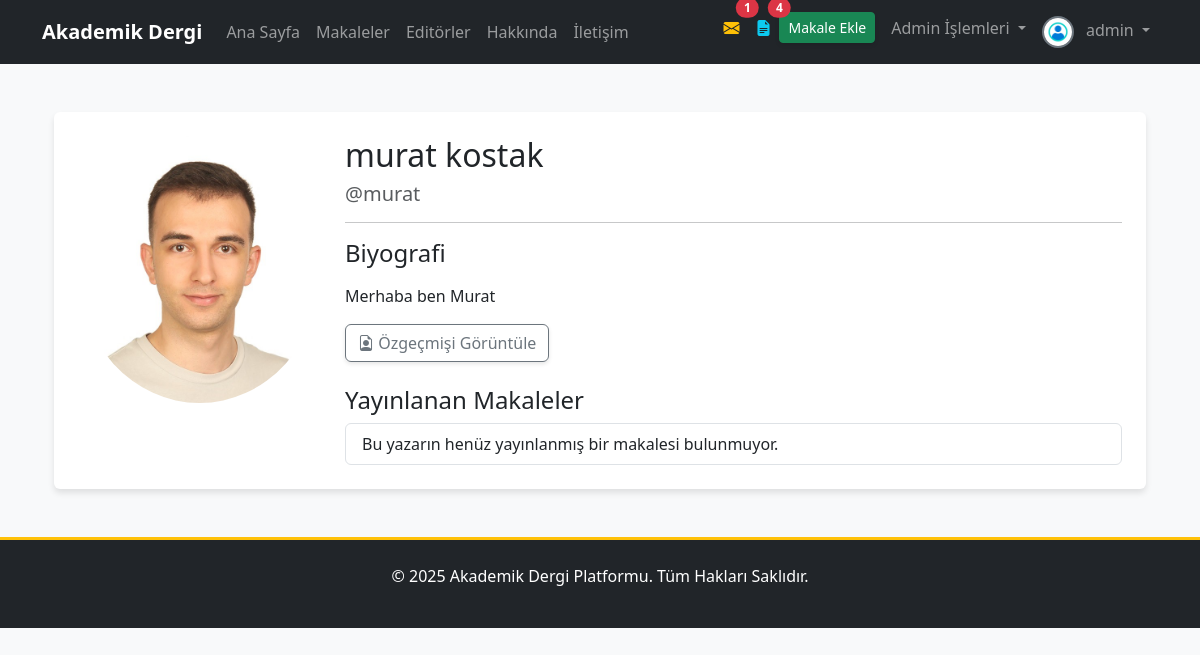
The page /users/profil/murat/ (signed in) on the database its author committed.
### apps/users/models.py (models this page shows, shortened)
class User(AbstractUser):
    email = models.EmailField(unique=True, verbose_name="E-posta Adresi")
    biyografi = models.TextField(blank=True, null=True, verbose_name="Biyografi")
    profile_resmi = models.ImageField(
        upload_to=profile_pic_path,
        default='profile_pics/default.png',
        verbose_name="Profil Resmi"
    )
    resume = models.FileField(
        upload_to=resume_path,
        blank=True,
        null=True,
        verbose_name="Özgeçmiş (PDF)"
    )
    is_editor = models.BooleanField(default=False, verbose_name="Editör Yetkisi")
    goster_editorler_sayfasinda = models.BooleanField(
        default=False,
        verbose_name="Editörler Sayfasında Gösterilsin mi?"
    )
    def get_full_name(self):
        return f"{self.first_name} {self.last_name}".strip()

### apps/users/views.py (the view)
# urls.py: path('profil/', ProfilView.as_view(), name='profil'),
class ProfilView(LoginRequiredMixin, DetailView):
    model = User
    template_name = 'users/profil.html'
    context_object_name = 'profil_kullanici'
    def get_object(self, queryset=None):
        username = self.kwargs.get('username')
        if username:
            return User.objects.get(username=username)
        return self.request.user

### apps/core/context_processors.py (called while the page is built)
def notification_context(request):
    if not request.user.is_authenticated:
        return {}
    user = request.user
    context = {}
    if user.is_superuser:
        context['unread_messages_count'] = IletisimFormu.objects.filter(cevaplandi=False).count()
    else:
        context['unread_messages_count'] = 0
    if user.is_superuser or user.is_editor:
        context['draft_articles_count'] = Makale.objects.filter(goster_makaleler_sayfasinda=False).count()
    else:
        context['draft_articles_count'] = 0
    context['unread_notes_count'] = Makale.objects.filter(
        yazarlar__user_hesabi=user,  # Doğru sorgu: Yazar modeli üzerinden kullanıcı hesabına ulaş
        admin_notu_okundu=False
    ).exclude(admin_notu__isnull=True).exclude(admin_notu__exact='').count()
    return context

### templates/users/profil.html (shortened to what this page needs)
{% extends "base.html" %}
{% block content %}
<div class="container mt-5">
    <div class="card p-4">
        <div class="row">
            <div class="col-md-3 text-center">
                <img src="{{ profil_kullanici.profile_resmi.url }}" class="img-fluid rounded-circle mb-3" alt="Profil Resmi">
            </div>
            <div class="col-md-9">
                <h2>{{ profil_kullanici.get_full_name }}</h2>
                <h5 class="text-muted">@{{ profil_kullanici.username }}</h5>
                <hr>
                <h4>Biyografi</h4>
                <p>{{ profil_kullanici.biyografi|linebreaks|default:"Kullanıcı henüz bir biyografi eklememiş." }}</p>
                {% if profil_kullanici.resume %}
                    <a href="{{ profil_kullanici.resume.url }}" target="_blank" class="btn btn-outline-secondary"><i class="bi bi-file-earmark-person"></i> Özgeçmişi Görüntüle</a>
                {% endif %}
                <h4 class="mt-4">Yayınlanan Makaleler</h4>
                <ul class="list-group">
                    {% for makale in profil_kullanici.makaleler.all %}
                        {% if makale.goster_makaleler_sayfasinda %}
                            <li class="list-group-item">
                                <a href="{% url 'makale_detail' makale.slug %}" class="text-decoration-none">{{ makale.baslik }}</a>
                            </li>
                        {% endif %}
                    {% empty %}
                        <li class="list-group-item">Bu yazarın henüz yayınlanmış bir makalesi bulunmuyor.</li>
                    {% endfor %}
                </ul>
            </div>
        </div>
    </div>
</div>
{% endblock %}

### templates/partials/_navbar.html (shortened to what this page needs)
<nav class="navbar navbar-expand-lg navbar-dark bg-dark">
    <div class="container">
        <a class="navbar-brand" href="{% url 'anasayfa' %}">Akademik Dergi</a>
        <div class="collapse navbar-collapse" id="navbarNav">
            <ul class="navbar-nav me-auto mb-2 mb-lg-0">
                <li class="nav-item"><a class="nav-link" href="{% url 'anasayfa' %}">Ana Sayfa</a></li>
                <li class="nav-item"><a class="nav-link" href="{% url 'makale_list' %}">Makaleler</a></li>
                <li class="nav-item"><a class="nav-link" href="{% url 'editorler' %}">Editörler</a></li>
                <li class="nav-item"><a class="nav-link" href="{% url 'hakkinda' %}">Hakkında</a></li>
                <li class="nav-item"><a class="nav-link" href="{% url 'iletisim' %}">İletişim</a></li>
            </ul>
            <ul class="navbar-nav ms-auto">
                {% if user.is_authenticated %}
                    {% if user.is_superuser and unread_messages_count > 0 %}
                    <li class="nav-item">
                        <a href="{% url 'dashboard:admin_iletisim_list' %}?durum=cevaplanmadi" class="nav-link position-relative text-warning" title="Cevaplanmamış Mesajlar">
                            <i class="bi bi-envelope-fill"></i>
                            <span class="position-absolute top-0 start-100 translate-middle badge rounded-pill bg-danger">{{ unread_messages_count }}</span>
                        </a>
                    </li>
                    {% endif %}
                    {% if user.is_superuser or user.is_editor %}
                        {% if draft_articles_count > 0 %}
                        <li class="nav-item">
                            <a href="{% url 'dashboard:editor_panel' %}?status=draft" class="nav-link position-relative text-info" title="Taslak Makaleler">
                                <i class="bi bi-file-earmark-text-fill"></i>
                                <span class="position-absolute top-0 start-100 translate-middle badge rounded-pill bg-danger">{{ draft_articles_count }}</span>
                            </a>
                        </li>
                        {% endif %}
                    {% endif %}
                    <li class="nav-item"><a href="{% url 'makale_ekle' %}" class="btn btn-success btn-sm me-2 mt-1">Makale Ekle</a></li>
                    {% if user.is_superuser %}
                    <li class="nav-item dropdown">
                        <a class="nav-link dropdown-toggle" href="#" id="adminDropdown" role="button" data-bs-toggle="dropdown" aria-expanded="false">
                            Admin İşlemleri
                        </a>
                    </li>
                    {% endif %}
                    <li class="nav-item dropdown">
                        <a class="nav-link dropdown-toggle" href="#" id="navbarDropdown" role="button" data-bs-toggle="dropdown" aria-expanded="false">
                            <img src="{{ user.profile_resmi.url }}" alt="{{ user.username }}" class="rounded-circle me-2" style="width:32px; height:32px; object-fit:cover;">
                            {{ user.get_full_name|default:user.username }}
                        </a>
                    </li>
                {% endif %}
            </ul>
        </div>
    </div>
</nav>

### static/css/style.css (style rules this page uses)
body { font-family: 'Segoe UI', Roboto, 'Helvetica Neue', Arial, sans-serif; background-color: #f8f9fa; transition: background-color 0.3s; }
.navbar-dark .navbar-nav .nav-link { transition: color 0.2s ease-in-out; }
.navbar-brand { font-weight: bold; }
.navbar .dropdown-toggle img { border: 2px solid #6c757d; transition: transform 0.2s; }
.btn { transition: all 0.3s ease; box-shadow: 0 2px 4px rgba(0,0,0,0.1); }
.card { transition: transform 0.3s ease, box-shadow 0.3s ease; border: none; box-shadow: 0 4px 6px rgba(0,0,0,0.1); }

### rows shown on the page
User: profile_resmi (placeholder picture), get_full_name "admin"
User: profile_resmi (picture), get_full_name "murat kostak", username "murat", biyografi "Merhaba ben Murat"

### other values the page prints
{{ unread_messages_count }} "1"
{{ draft_articles_count }} "4"
